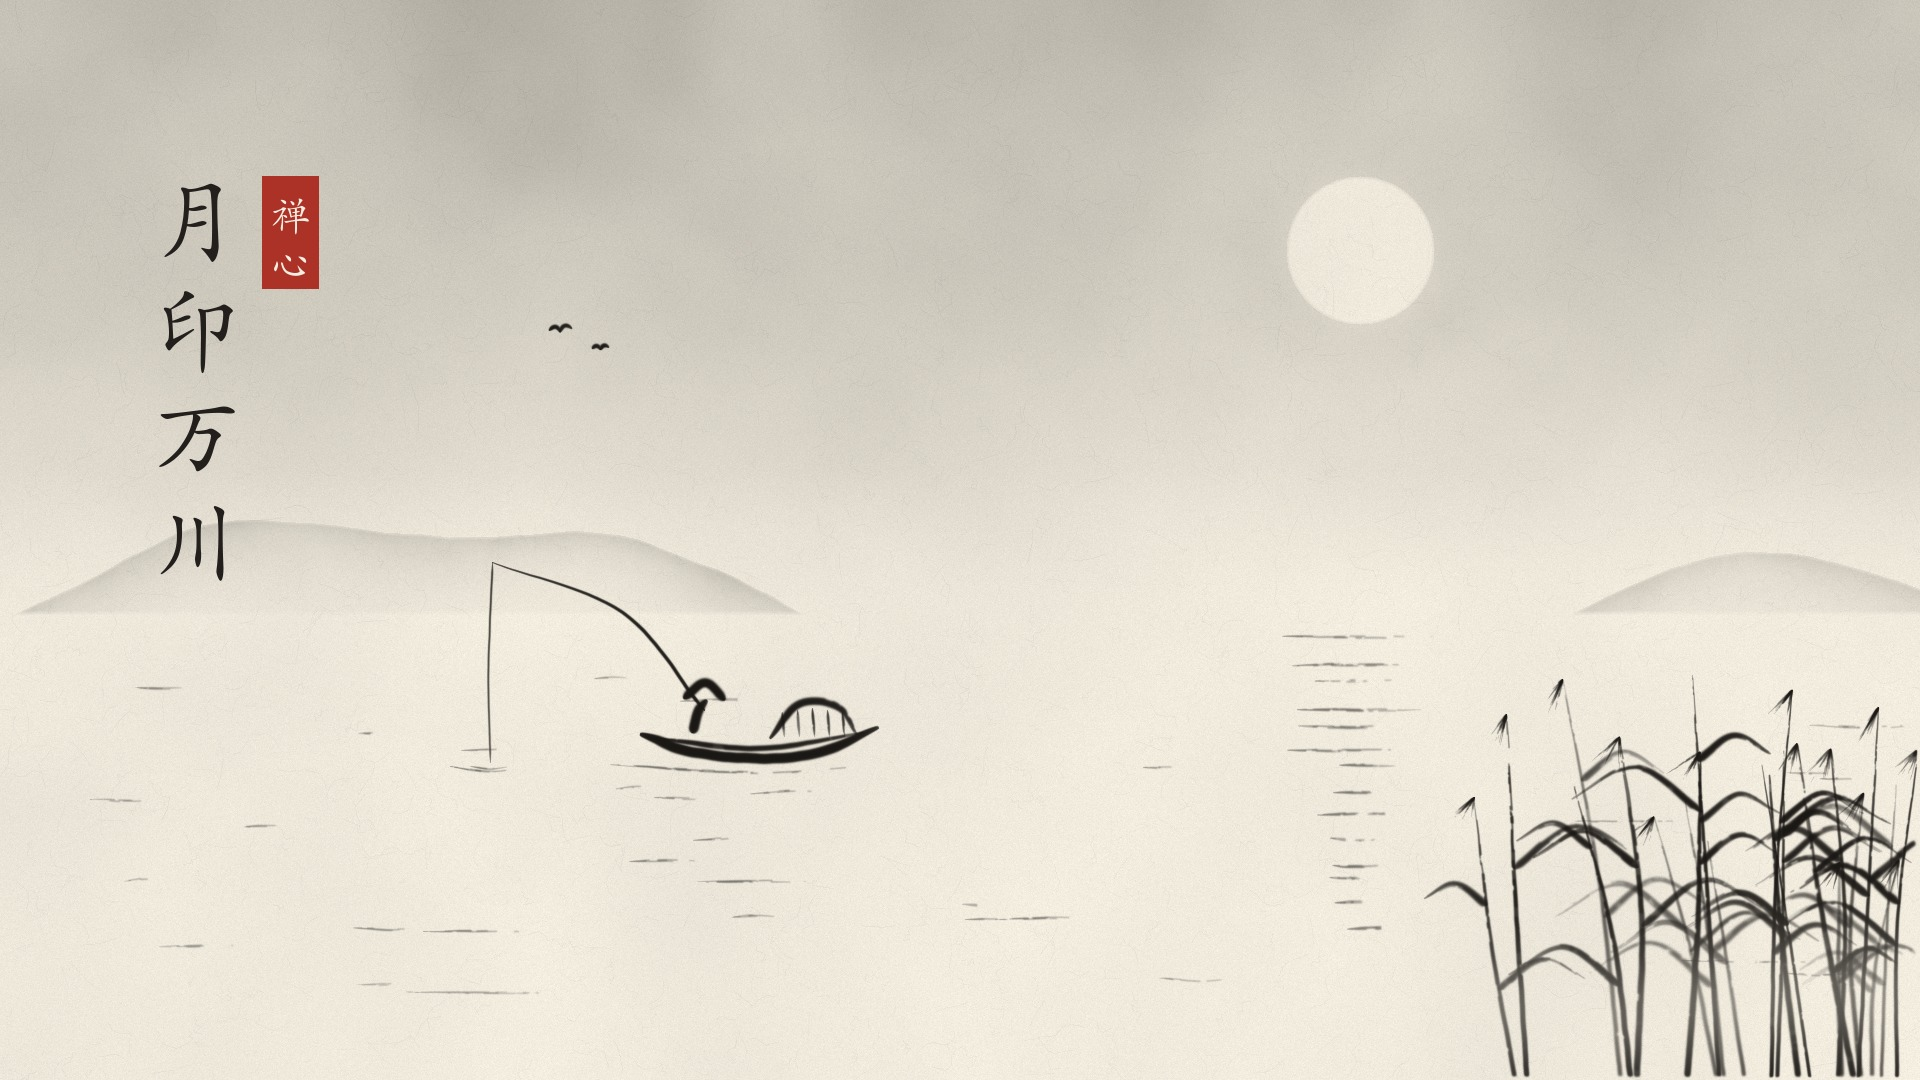

Reproduce this figure in Python.
"""范例：「月印万川」— 烘云托月、孤舟、芦苇。纯代码水墨。
python3 moon_river.py [out.png] [--stages DIR]
"""
import os, sys
sys.path.insert(0, os.path.join(os.path.dirname(os.path.abspath(__file__)), '..', 'lib'))
import numpy as np
from inkpaint import Painting, spline, curve, blur

out = sys.argv[1] if len(sys.argv) > 1 and not sys.argv[1].startswith('--') else 'moon_river.png'
stages = sys.argv[sys.argv.index('--stages') + 1] if '--stages' in sys.argv else None

p = Painting(1920, 1080, seed=2026)
p.paper()
p.stage('宣纸')
YY, XX, rng = p.YY, p.XX, p.rng

# ---- night sky wash that leaves the moon as bare paper (烘云托月)
MX, MY, MR = 1360, 250, 74
horizon = 610
dist = np.hypot(XX - MX, YY - MY)
sky = 0.30 * np.clip(1 - YY / horizon, 0, 1) ** 0.8 * (0.6 + 0.4 * p.noise2d(220, 4, 3))
sky *= np.clip((horizon - YY) / 140, 0, 1) ** 0.7                              # fades out toward the water line
moon = np.clip((MR - dist) / 3, 0, 1)
halo = np.exp(-((dist - MR) / 60) ** 2) * (dist > MR)
sky = sky * (1 - moon) * (1 - 0.55 * np.exp(-(np.clip(dist - MR, 0, None) / 90)))   # lighter glow near the moon
sky += 0.06 * halo * (0.6 + 0.4 * p.noise2d(40, 3, 4))
p.over(p.D, sky)
p.stage('夜空')

# ---- distant hills, very pale, sitting on the water line
# hills are bumps rising from below the water line, so the open water under the moon stays clean
far = p.ridge(horizon + 60, peaks=[(260, 150, 260), (640, 110, 200), (1760, 120, 230)], rough=12, rough_scale=200, seed=21)
p.wash(far, dens=0.2, decay=45, tex=90, edge=0.35, seed=22)
np.multiply(p.D, 1 - np.clip((YY - horizon) / 5, 0, 1), out=p.D)              # everything stops at the water line
p.stage('远山')

# ---- water: moon reflection (broken pale strokes) and sparse ripples
for i in range(14):
    y = horizon + 30 + i * 22 + rng.normal(0, 3)
    half = 70 * (1 - i / 16) + rng.uniform(-10, 10)
    x0 = MX - half + rng.normal(0, 12)
    p.stroke(spline([(x0, y), (MX + rng.normal(0, 10), y + rng.normal(0, 1.5)), (MX + half, y)], 10), 1.6, 0.16, dry=0.55, taper=(0.3, 0.3))
for _ in range(40):
    x = rng.uniform(80, 1840); y = rng.uniform(horizon + 40, 1000)
    if abs(x - MX) < 150: continue
    ln = rng.uniform(40, 140) * (0.6 + (y - horizon) / 500)
    p.stroke(spline([(x, y), (x + ln / 2, y + rng.normal(0, 1.2)), (x + ln, y)], 8), 1.3, 0.13 + 0.1 * (y - horizon) / 470, dry=0.6, taper=(0.3, 0.3))
p.stage('江面')

# ---- lone boat with a fisherman
BX, BY = 760, 742
hull = spline([(BX - 120, BY - 8), (BX - 60, BY + 12), (BX + 40, BY + 14), (BX + 118, BY - 14)], 12)
p.stroke(hull, 7, 0.85, dry=0.25, taper=(0.1, 0.2))
p.stroke(spline([(BX - 108, BY - 4), (BX, BY + 6), (BX + 104, BY - 10)], 10), 2.2, 0.5, dry=0.4)
cover = spline([(BX + 10, BY - 4), (BX + 38, BY - 38), (BX + 78, BY - 36), (BX + 96, BY - 8)], 10)   # woven canopy
p.stroke(cover, 4, 0.7, dry=0.35)
for k in range(5):
    x = BX + 22 + k * 15
    p.stroke([(x, BY - 34 + abs(k - 2) * 2), (x + 2, BY - 6)], 1.2, 0.45, dry=0.4)
FX, FY = BX - 58, BY - 10                                                    # the fisherman
p.stroke(spline([(FX - 10, FY), (FX - 4, FY - 22), (FX + 4, FY - 32)], 8), 6, 0.8, dry=0.2, taper=(0.1, 0.3))
p.stroke(spline([(FX - 18, FY - 34), (FX + 3, FY - 50), (FX + 22, FY - 33)], 8), 3, 0.85, dry=0.15, taper=(0.1, 0.1))   # straw hat
p.stroke(spline([(FX + 2, FY - 22), (FX - 80, FY - 120), (FX - 210, FY - 170)], 14), 1.4, 0.7, dry=0.2, taper=(0.05, 0.6))  # rod
p.stroke(spline([(FX - 210, FY - 170), (FX - 214, FY - 60), (FX - 212, FY + 30)], 12), 0.8, 0.35, dry=0.3, taper=(0.05, 0.05))  # line
for r_ in (10, 20):
    p.stroke(spline([(FX - 212 - r_ * 2, FY + 34), (FX - 212, FY + 34 + r_ * 0.25), (FX - 212 + r_ * 2, FY + 34)], 8), 1.1, 0.25, dry=0.5)
p.stroke(spline([(BX - 150, BY + 22), (BX, BY + 30), (BX + 150, BY + 20)], 10), 1.4, 0.18, dry=0.6)   # boat's shadow ripple
p.stage('孤舟')

# ---- reeds in the lower-right foreground
for i in range(22):
    back = i < 8                                                                # paler reeds behind for depth
    x0 = rng.uniform(1500, 1900); y0 = 1085
    h = rng.uniform(220, 420)
    lean = rng.uniform(-70, 40)
    top = (x0 + lean, y0 - h)
    stem = spline([(x0, y0), (x0 + lean * 0.35 + rng.normal(0, 6), y0 - h * 0.5), top], 12)
    p.stroke(stem, rng.uniform(1.4, 2.4), rng.uniform(0.18, 0.3) if back else rng.uniform(0.45, 0.72), dry=0.4, taper=(0.02, 0.7))
    for _ in range(int(rng.integers(1, 3))):                                    # blade leaves
        k = int(rng.integers(8, 20)); q = stem[k]
        side = rng.choice([-1, 1]); ln = rng.uniform(60, 130)
        p.stroke(spline([tuple(q), (q[0] + side * ln * 0.5, q[1] - ln * 0.35), (q[0] + side * ln, q[1] - ln * 0.1)], 8),
                 rng.uniform(3, 5), rng.uniform(0.15, 0.25) if back else rng.uniform(0.4, 0.65), dry=0.45, taper=(0.05, 0.9))
    if rng.random() < 0.55:                                                     # plume
        for _ in range(7):
            p.stroke([top, (top[0] + rng.normal(-14, 8), top[1] + rng.uniform(18, 34))], 1.1, 0.35, dry=0.5, taper=(0.1, 0.8))
p.mist(1000, 60, 0.45)
p.stage('芦苇')

p.birds([(560, 330, 0.8), (600, 348, 0.6)])
p.title_vertical('月印万川', 150, 150, 92)
p.seal('禅心', 262, 176, 40)
p.save(out, stages_dir=stages)
print('saved', out)
